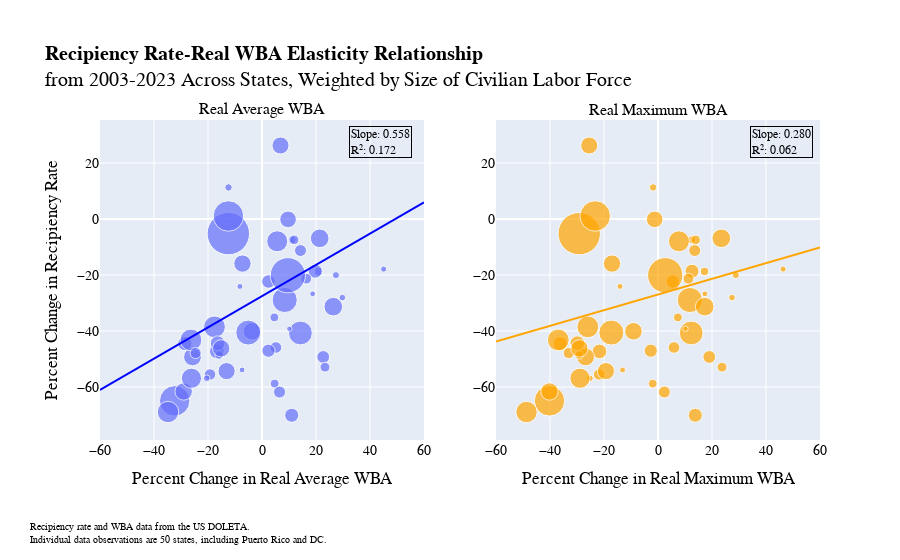

The notebook cell this image was saved under:
### Code cell
X = sm.add_constant(pct_changes_laborforce[['% Change in Real Maximum WBA (2003-2023)']])
y = pct_changes_laborforce['% Change in Recipiency Rate (2003-2023)']
w = pct_changes_laborforce['Civilian Labor Force']

model = sm.WLS(y, X, weights=w).fit()

x_range = np.linspace(-60, 60, 100)
x_pred = pd.DataFrame({
    'const': 1,  # matches sm.add_constant()
    X.columns[1]: x_range
})
y_pred = model.predict(x_pred)
x_pred = x_pred[f'{X.columns[1]}']

X = sm.add_constant(pct_changes_laborforce[['% Change in Real Average WBA (2003-2023)']])
y = pct_changes_laborforce['% Change in Recipiency Rate (2003-2023)']
w = pct_changes_laborforce['Civilian Labor Force']

model = sm.WLS(y, X, weights=w).fit()

x_range2 = np.linspace(-60, 60, 100)
x_pred2 = pd.DataFrame({
    'const': 1,
    X.columns[1]: x_range2
})
y_pred2 = model.predict(x_pred2)
x_pred2 = x_pred2[f'{X.columns[1]}']

fig1 = px.scatter(data_frame = pct_changes_laborforce,
                 x = '% Change in Real Average WBA (2003-2023)',
                 y = '% Change in Recipiency Rate (2003-2023)',
                 size = 'Civilian Labor Force',
                 size_max = 30,
                 hover_data = ['State'],
                 height=500)
fig1.add_trace(go.Scatter(
    x=x_pred2,
    y=y_pred2,
    mode='lines',
    line=dict(color='blue', width=2),
    opacity=1,
    showlegend=False
))

fig2 = px.scatter(data_frame = pct_changes_laborforce,
                 x = '% Change in Real Maximum WBA (2003-2023)',
                 y = '% Change in Recipiency Rate (2003-2023)',
                 size = 'Civilian Labor Force',
                 size_max = 30,
                 hover_data = ['State'],
                 height=500,
                 color_discrete_sequence=['rgba(255, 165, 0,1)'])

fig2.add_trace(go.Scatter(
    x=x_pred,
    y=y_pred,
    mode='lines',
    line=dict(color='orange', width=2),
    opacity=1,
    showlegend=False
))

fig = make_subplots(rows=1, cols=2, subplot_titles=("Real Average WBA", "Real Maximum WBA"))

# Add traces from fig1 to subplot 1
for trace in fig1.data:
    fig.add_trace(trace, row=1, col=1)

# Add traces from fig2 to subplot 2
for trace in fig2.data:
    fig.add_trace(trace, row=1, col=2)
    
fig.update_layout(title_text="<b>Recipiency Rate-Real WBA Elasticity Relationship</b> <br>from 2003-2023 Across States, Weighted by Size of Civilian Labor Force",
                   yaxis_title="Percent Change in Recipiency Rate",
                   font=dict(
                        family="Cambria",  
                        size=14,         
                        color="black",
                    )
                  )

fig.update_layout(height=500)
tickvals=[-60, -40, -20, 0, 20, 40, 60]
fig.update_xaxes(title_text="Percent Change in Real Average WBA", tickvals=tickvals, row=1, col=1)
fig.update_xaxes(title_text="Percent Change in Real Maximum WBA", tickvals=tickvals, row=1, col=2)
fig.add_annotation(
    text='Recipiency rate and WBA data from the US DOLETA. <br>Individual data observations are 50 states, including Puerto Rico and DC.',
    showarrow=False,
    xref="paper",
    yref="paper",
    x=-0.1,
    y=-0.25,
    xanchor="left",
    yanchor="top",
    font=dict(size=10),
    align="left"
)
fig.add_annotation(
    xref="paper", yref="paper",
    x=0.99, y=0.98,
    text=f"Slope: {slope_max:.3f}<br>R²: {r_squared_max:.3f}",
    showarrow=False,
    font=dict(size=12, color="black"),
    align="left",
    bordercolor="black",
    borderwidth=1
)
fig.add_annotation(
    xref="paper", yref="paper",
    x=0.39, y=0.98,
    text=f"Slope: {slope_avg:.3f}<br>R²: {r_squared_avg:.3f}",
    showarrow=False,
    font=dict(size=12, color="black"),
    align="left",
    bordercolor="black",
    borderwidth=1
)
fig.update_layout(margin={"l":100,"b":120, "t":120})
fig.show()

### Figure 1 — Plotly figure (JSON) as saved in the notebook; plotly's stock layout.template omitted (floating-point values rounded to 4 significant figures)
{"data": [{"customdata": [["AK"], ["AL"], ["AR"], ["AZ"], ["CA"], ["CO"], ["CT"], ["DC"], ["DE"], ["FL"], ["GA"], ["HI"], ["IA"], ["ID"], ["IL"], ["IN"], ["KS"], ["KY"], ["LA"], ["MA"], ["MD"], ["ME"], ["MI"], ["MN"], ["MO"], ["MS"], ["MT"], ["NC"], ["ND"], ["NE"], ["NH"], ["NJ"], ["NM"], ["NV"], ["NY"], ["OH"], ["OK"], ["OR"], ["PA"], ["PR"], ["RI"], ["SC"], ["SD"], ["TN"], ["TX"], ["UT"], ["VA"], ["VT"], ["WA"], ["WI"], ["WV"], ["WY"]], "hovertemplate": "% Change in Real Average WBA (2003-2023)=%{x}<br>% Change in Recipiency Rate (2003-2023)=%{y}<br>Civilian Labor Force=%{marker.size}<br>State=%{customdata[0]}<extra></extra>", "legendgroup": "", "marker": {"color": "#636efa", "size": [354655, 2196500, 1342190, 3176321, 18515964, 2840452, 1874560, 361976, 458476, 9519726, 4866440, 655726, 1677190, 806071, 6502750, 3265095, 1489357, 2027655, 2078119, 3576798, 3103405, 694286, 4883357, 2986417, 3039250, 1281036, 517131, 4717119, 391131, 1009833, 745155, 4545524, 930310, 1391917, 9588250, 5819345, 1794881, 1996107, 6404202, 1213940, 565857, 2223345, 449333, 3126095, 12773524, 1456595, 4195607, 350631, 3573226, 3088940, 794655, 293619], "sizemode": "area", "sizeref": 20570.0, "symbol": "circle"}, "mode": "markers", "name": "", "orientation": "v", "showlegend": false, "type": "scatter", "x": [-7.374, -16.74, -19.25, -3.673, -12.47, 9.647, 2.38, -8.176, -20.46, -32.34, -17.59, 11.17, 22.67, 4.682, 8.396, -25.74, 6.498, 11.01, -28.56, 21.37, -7.241, 20.96, -26.32, 6.848, -13.11, -24.58, 27.38, -34.8, 45.07, 23.33, -15.86, 5.637, 11.91, 5.154, -12.44, 14.23, 2.397, 19.71, -5.098, 16.37, -12.4, -16.43, 29.77, -29.01, 9.584, 14.26, -26.13, 18.76, 26.4, -15.11, 4.582, 10.11], "xaxis": "x", "y": [-53.89, -47.27, -55.52, -40.07, -5.208, -0.1157, -22.31, -24.06, -56.87, -64.94, -38.51, -7.418, -49.27, -58.78, -28.91, -49.24, -61.79, -70.09, -44.47, -6.876, -15.9, -18.72, -43.19, 26.26, -54.31, -47.86, -20.03, -68.93, -17.89, -52.9, -48.54, -7.945, -7.438, -45.88, 1.089, -40.7, -47.03, -18.63, -40.55, -21.29, 11.3, -44.35, -28.07, -61.59, -20.07, -11.25, -56.87, -26.71, -31.29, -46.2, -35.12, -39.2], "yaxis": "y"}, {"line": {"color": "blue", "width": 2}, "mode": "lines", "opacity": 1, "showlegend": false, "type": "scatter", "x": [-60, -58.79, -57.58, -56.36, -55.15, -53.94, -52.73, -51.52, -50.3, -49.09, -47.88, -46.67, -45.45, -44.24, -43.03, -41.82, -40.61, -39.39, -38.18, -36.97, -35.76, -34.55, -33.33, -32.12, -30.91, -29.7, -28.48, -27.27, -26.06, -24.85, -23.64, -22.42, -21.21, -20, -18.79, -17.58, -16.36, -15.15, -13.94, -12.73, -11.52, -10.3, -9.091, -7.879, -6.667, -5.455, -4.242, -3.03, -1.818, -0.6061, 0.6061, 1.818, 3.03, 4.242, 5.455, 6.667, 7.879, 9.091, 10.3, 11.52, 12.73, 13.94, 15.15, 16.36, 17.58, 18.79, 20, 21.21, 22.42, 23.64, 24.85, 26.06, 27.27, 28.48, 29.7, 30.91, 32.12, 33.33, 34.55, 35.76, 36.97, 38.18, 39.39, 40.61, 41.82, 43.03, 44.24, 45.45, 46.67, 47.88, 49.09, 50.3, 51.52, 52.73, 53.94, 55.15, 56.36, 57.58, 58.79, 60], "xaxis": "x", "y": [-61.03, -60.35, -59.67, -59.0, -58.32, -57.64, -56.97, -56.29, -55.61, -54.94, -54.26, -53.58, -52.91, -52.23, -51.55, -50.88, -50.2, -49.52, -48.85, -48.17, -47.49, -46.82, -46.14, -45.46, -44.79, -44.11, -43.43, -42.76, -42.08, -41.4, -40.73, -40.05, -39.37, -38.7, -38.02, -37.34, -36.67, -35.99, -35.31, -34.64, -33.96, -33.28, -32.61, -31.93, -31.25, -30.58, -29.9, -29.22, -28.55, -27.87, -27.19, -26.52, -25.84, -25.16, -24.49, -23.81, -23.13, -22.46, -21.78, -21.1, -20.43, -19.75, -19.07, -18.4, -17.72, -17.04, -16.36, -15.69, -15.01, -14.33, -13.66, -12.98, -12.3, -11.63, -10.95, -10.27, -9.598, -8.921, -8.245, -7.568, -6.891, -6.215, -5.538, -4.861, -4.185, -3.508, -2.831, -2.155, -1.478, -0.8012, -0.1245, 0.5522, 1.229, 1.906, 2.582, 3.259, 3.936, 4.612, 5.289, 5.966], "yaxis": "y"}, {"customdata": [["AK"], ["AL"], ["AR"], ["AZ"], ["CA"], ["CO"], ["CT"], ["DC"], ["DE"], ["FL"], ["GA"], ["HI"], ["IA"], ["ID"], ["IL"], ["IN"], ["KS"], ["KY"], ["LA"], ["MA"], ["MD"], ["ME"], ["MI"], ["MN"], ["MO"], ["MS"], ["MT"], ["NC"], ["ND"], ["NE"], ["NH"], ["NJ"], ["NM"], ["NV"], ["NY"], ["OH"], ["OK"], ["OR"], ["PA"], ["PR"], ["RI"], ["SC"], ["SD"], ["TN"], ["TX"], ["UT"], ["VA"], ["VT"], ["WA"], ["WI"], ["WV"], ["WY"]], "hovertemplate": "% Change in Real Maximum WBA (2003-2023)=%{x}<br>% Change in Recipiency Rate (2003-2023)=%{y}<br>Civilian Labor Force=%{marker.size}<br>State=%{customdata[0]}<extra></extra>", "legendgroup": "", "marker": {"color": "rgba(255, 165, 0,1)", "size": [354655, 2196500, 1342190, 3176321, 18515964, 2840452, 1874560, 361976, 458476, 9519726, 4866440, 655726, 1677190, 806071, 6502750, 3265095, 1489357, 2027655, 2078119, 3576798, 3103405, 694286, 4883357, 2986417, 3039250, 1281036, 517131, 4717119, 391131, 1009833, 745155, 4545524, 930310, 1391917, 9588250, 5819345, 1794881, 1996107, 6404202, 1213940, 565857, 2223345, 449333, 3126095, 12773524, 1456595, 4195607, 350631, 3573226, 3088940, 794655, 293619], "sizemode": "area", "sizeref": 20570.0, "symbol": "circle"}, "mode": "markers", "name": "", "orientation": "v", "showlegend": false, "type": "scatter", "x": [-13.11, -21.67, -21.81, -9.089, -29.17, -1.228, 5.477, -14.06, -25.23, -40.18, -26.0, 12.5, 18.99, -1.953, 11.8, -26.81, 2.352, 13.81, -36.24, 23.45, -17.03, 17.23, -36.94, -25.47, -19.29, -33.07, 28.83, -48.69, 46.33, 23.71, -29.22, 7.752, 13.96, 5.925, -23.26, 12.3, -2.681, 12.6, -17.28, 11.27, -1.798, -29.86, 27.42, -40.18, 2.667, 13.61, -28.9, 17.36, 17.3, -29.08, 7.356, 10.18], "xaxis": "x2", "y": [-53.89, -47.27, -55.52, -40.07, -5.208, -0.1157, -22.31, -24.06, -56.87, -64.94, -38.51, -7.418, -49.27, -58.78, -28.91, -49.24, -61.79, -70.09, -44.47, -6.876, -15.9, -18.72, -43.19, 26.26, -54.31, -47.86, -20.03, -68.93, -17.89, -52.9, -48.54, -7.945, -7.438, -45.88, 1.089, -40.7, -47.03, -18.63, -40.55, -21.29, 11.3, -44.35, -28.07, -61.59, -20.07, -11.25, -56.87, -26.71, -31.29, -46.2, -35.12, -39.2], "yaxis": "y2"}, {"line": {"color": "orange", "width": 2}, "mode": "lines", "opacity": 1, "showlegend": false, "type": "scatter", "x": [-60, -58.79, -57.58, -56.36, -55.15, -53.94, -52.73, -51.52, -50.3, -49.09, -47.88, -46.67, -45.45, -44.24, -43.03, -41.82, -40.61, -39.39, -38.18, -36.97, -35.76, -34.55, -33.33, -32.12, -30.91, -29.7, -28.48, -27.27, -26.06, -24.85, -23.64, -22.42, -21.21, -20, -18.79, -17.58, -16.36, -15.15, -13.94, -12.73, -11.52, -10.3, -9.091, -7.879, -6.667, -5.455, -4.242, -3.03, -1.818, -0.6061, 0.6061, 1.818, 3.03, 4.242, 5.455, 6.667, 7.879, 9.091, 10.3, 11.52, 12.73, 13.94, 15.15, 16.36, 17.58, 18.79, 20, 21.21, 22.42, 23.64, 24.85, 26.06, 27.27, 28.48, 29.7, 30.91, 32.12, 33.33, 34.55, 35.76, 36.97, 38.18, 39.39, 40.61, 41.82, 43.03, 44.24, 45.45, 46.67, 47.88, 49.09, 50.3, 51.52, 52.73, 53.94, 55.15, 56.36, 57.58, 58.79, 60], "xaxis": "x2", "y": [-43.78, -43.44, -43.1, -42.76, -42.42, -42.08, -41.74, -41.4, -41.06, -40.72, -40.38, -40.04, -39.7, -39.36, -39.02, -38.68, -38.34, -38.0, -37.66, -37.33, -36.99, -36.65, -36.31, -35.97, -35.63, -35.29, -34.95, -34.61, -34.27, -33.93, -33.59, -33.25, -32.91, -32.57, -32.23, -31.89, -31.55, -31.21, -30.87, -30.53, -30.2, -29.86, -29.52, -29.18, -28.84, -28.5, -28.16, -27.82, -27.48, -27.14, -26.8, -26.46, -26.12, -25.78, -25.44, -25.1, -24.76, -24.42, -24.08, -23.74, -23.4, -23.07, -22.73, -22.39, -22.05, -21.71, -21.37, -21.03, -20.69, -20.35, -20.01, -19.67, -19.33, -18.99, -18.65, -18.31, -17.97, -17.63, -17.29, -16.95, -16.61, -16.27, -15.94, -15.6, -15.26, -14.92, -14.58, -14.24, -13.9, -13.56, -13.22, -12.88, -12.54, -12.2, -11.86, -11.52, -11.18, -10.84, -10.5, -10.16], "yaxis": "y2"}], "layout": {"annotations": [{"font": {"size": 16}, "showarrow": false, "text": "Real Average WBA", "x": 0.225, "xanchor": "center", "xref": "paper", "y": 1, "yanchor": "bottom", "yref": "paper"}, {"font": {"size": 16}, "showarrow": false, "text": "Real Maximum WBA", "x": 0.775, "xanchor": "center", "xref": "paper", "y": 1, "yanchor": "bottom", "yref": "paper"}, {"align": "left", "font": {"size": 10}, "showarrow": false, "text": "Recipiency rate and WBA data from the US DOLETA. <br>Individual data observations are 50 states, including Puerto Rico and DC.", "x": -0.1, "xanchor": "left", "xref": "paper", "y": -0.25, "yanchor": "top", "yref": "paper"}, {"align": "left", "bordercolor": "black", "borderwidth": 1, "font": {"color": "black", "size": 12}, "showarrow": false, "text": "Slope: 0.280<br>R²: 0.062", "x": 0.99, "xref": "paper", "y": 0.98, "yref": "paper"}, {"align": "left", "bordercolor": "black", "borderwidth": 1, "font": {"color": "black", "size": 12}, "showarrow": false, "text": "Slope: 0.558<br>R²: 0.172", "x": 0.39, "xref": "paper", "y": 0.98, "yref": "paper"}], "autosize": true, "font": {"color": "black", "family": "Cambria", "size": 14}, "margin": {"b": 120, "l": 100, "t": 120}, "title": {"text": "<b>Recipiency Rate-Real WBA Elasticity Relationship</b> <br>from 2003-2023 Across States, Weighted by Size of Civilian Labor Force"}, "xaxis": {"anchor": "y", "autorange": true, "domain": [0, 0.45], "range": [-60, 60], "tickvals": [-60, -40, -20, 0, 20, 40, 60], "title": {"text": "Percent Change in Real Average WBA"}, "type": "linear"}, "xaxis2": {"anchor": "y2", "autorange": true, "domain": [0.55, 1], "range": [-60, 60], "tickvals": [-60, -40, -20, 0, 20, 40, 60], "title": {"text": "Percent Change in Real Maximum WBA"}, "type": "linear"}, "yaxis": {"anchor": "x", "autorange": true, "domain": [0, 1], "range": [-80.12, 36.35], "title": {"text": "Percent Change in Recipiency Rate"}, "type": "linear"}, "yaxis2": {"anchor": "x2", "autorange": true, "domain": [0, 1], "range": [-80.12, 36.35], "type": "linear"}}}
